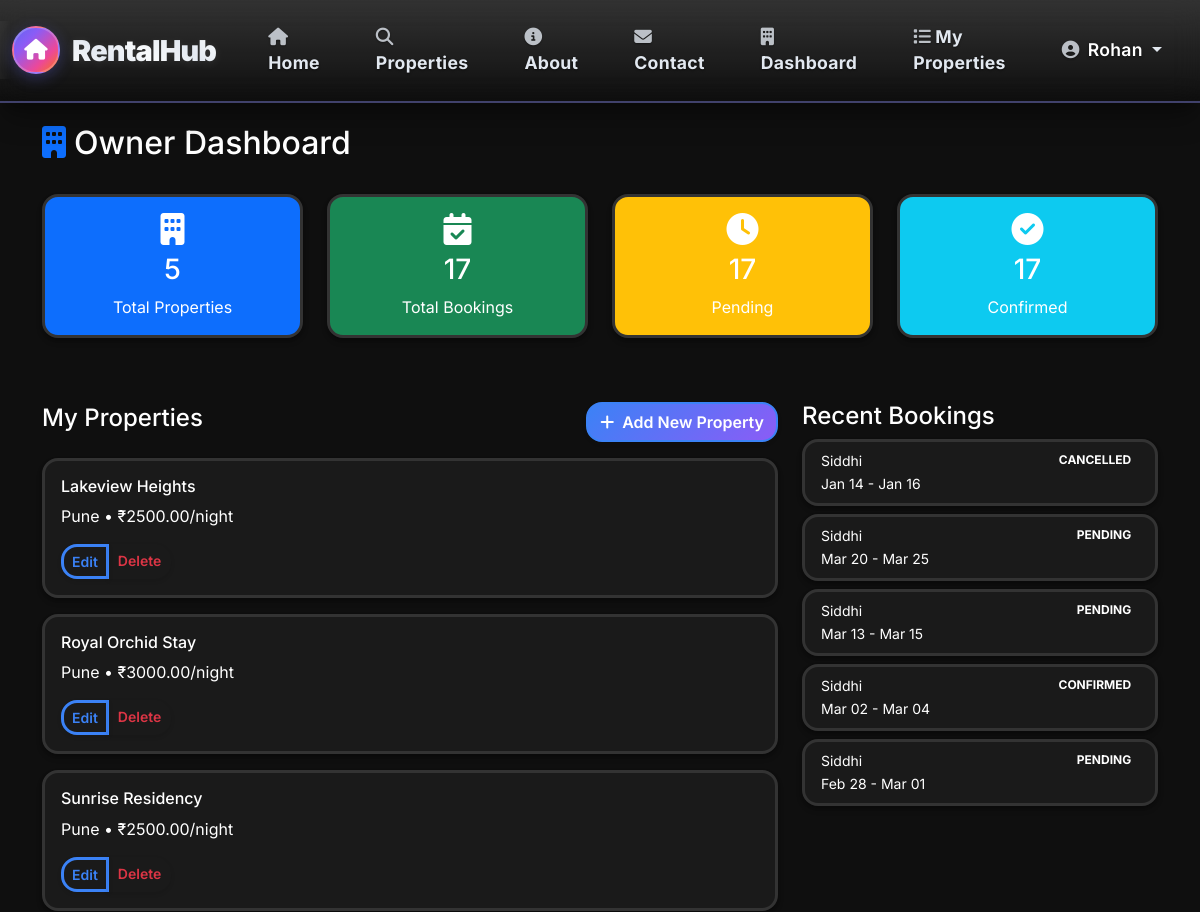
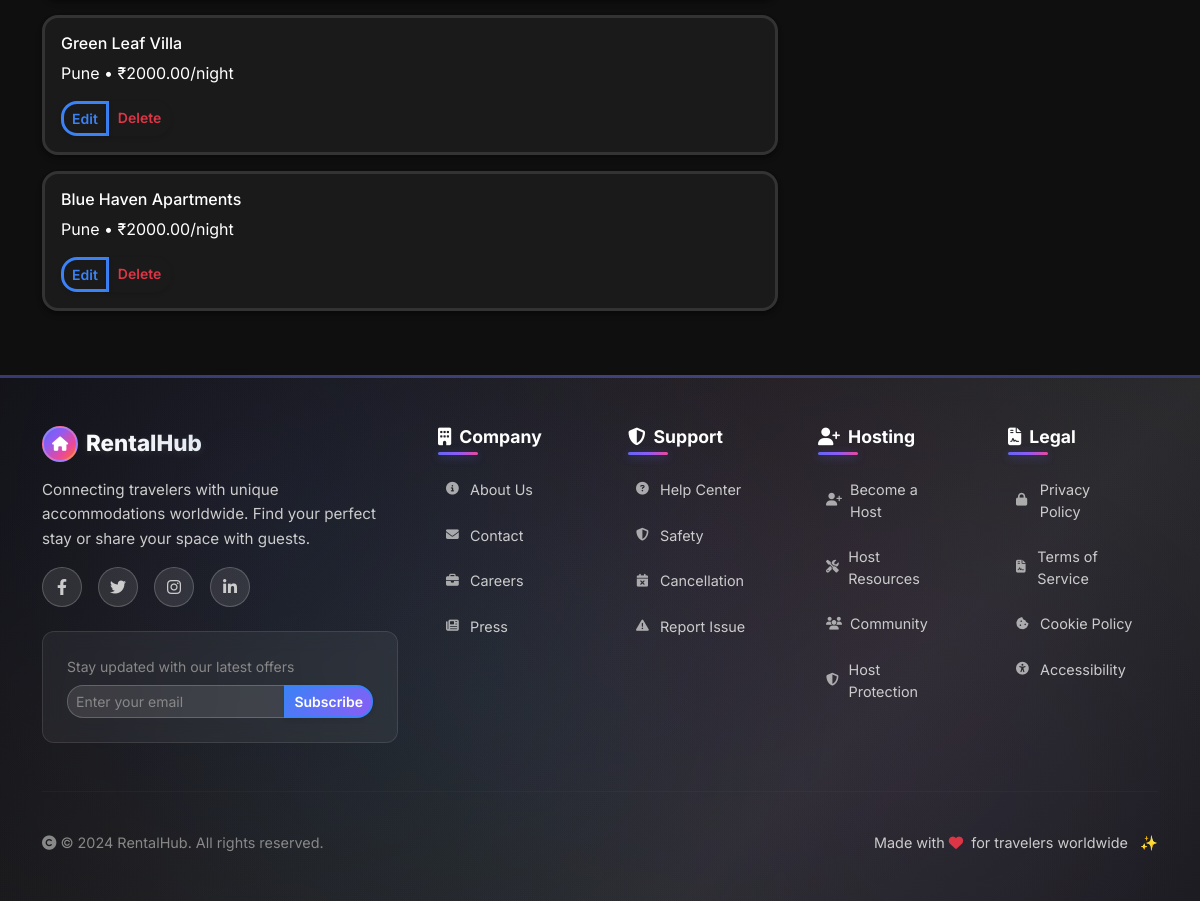
Screenshot of /accounts/dashboard/owner/ (signed in) with the database file from the repository (2 pictures, top to bottom).
### accounts/models.py (models this page shows)
class User(AbstractUser):
    ROLE_CHOICES = (
        ('ADMIN', 'Admin'),
        ('OWNER', 'Property Owner'),
        ('TRAVELLER', 'Traveller'),
    )
    role = models.CharField(max_length=10, choices=ROLE_CHOICES, default='TRAVELLER')
    def is_owner(self):
        return self.role == 'OWNER'
    def is_traveller(self):
        return self.role == 'TRAVELLER'
    def is_admin(self):
        return self.role == 'ADMIN' or self.is_superuser
    class Meta:
        ordering = ['-date_joined']

### listings/models.py (models this page shows, shortened)
class Property(models.Model):
    CATEGORY_CHOICES = (
        ('HOME', 'Home'),
        ('APARTMENT', 'Apartment'),
        ('BEACHFRONT', 'Beachfront'),
        ('MOUNTAIN', 'Mountain'),
        ('CABIN', 'Cabin'),
        ('VILLA', 'Villa'),
        ('OTHER', 'Other'),
    )
    owner = models.ForeignKey(User, on_delete=models.CASCADE, related_name='properties_owned')
    title = models.CharField(max_length=200)
    description = models.TextField()
    address = models.CharField(max_length=255)
    city = models.CharField(max_length=100)
    country = models.CharField(max_length=100, default='India')
    category = models.CharField(max_length=20, choices=CATEGORY_CHOICES, default='HOME')
    price_per_night = models.DecimalField(max_digits=8, decimal_places=2)
    max_guests = models.PositiveIntegerField(default=2)
    is_active = models.BooleanField(default=True)
    created_at = models.DateTimeField(auto_now_add=True)
    class Meta:
        ordering = ['-created_at']

### bookings/models.py (models this page shows, shortened)
class Booking(models.Model):
    STATUS_CHOICES = (
        ('PENDING', 'Pending'),
        ('CONFIRMED', 'Confirmed'),
        ('CANCELLED', 'Cancelled'),
    )
    property = models.ForeignKey('listings.Property', on_delete=models.CASCADE, related_name='bookings')
    traveller = models.ForeignKey(User, on_delete=models.CASCADE, related_name='bookings_made')
    check_in = models.DateField()
    check_out = models.DateField()
    guests = models.PositiveIntegerField()
    status = models.CharField(max_length=10, choices=STATUS_CHOICES, default='PENDING')
    created_at = models.DateTimeField(auto_now_add=True)
    class Meta:
        ordering = ['-created_at']

### accounts/views.py (the view)
# urls.py: path('dashboard/owner/', views.owner_dashboard, name='owner_dashboard'),
@login_required
@user_passes_test(owner_check)
def owner_dashboard(request):
    properties = Property.objects.filter(owner=request.user)
    bookings = Booking.objects.filter(property__owner=request.user).select_related('property', 'traveller')
    context = {
        'properties': properties,
        'bookings': bookings,
    }
    return render(request, 'accounts/owner_dashboard.html', context)

### accounts/views.py (called while the page is built)
def owner_check(user):
    return user.is_authenticated and user.is_owner()

### templates/accounts/owner_dashboard.html (shortened to what this page needs)
{% extends 'base.html' %}
{% block content %}
<div class="row mb-4">
    <div class="col-12">
        <h2><i class="fas fa-building text-primary me-2"></i>Owner Dashboard</h2>
    </div>
</div>
<div class="row mb-5">
    <div class="col-md-3 mb-3">
        <div class="card text-white bg-primary">
            <div class="card-body text-center">
                <i class="fas fa-building fa-2x mb-2"></i>
                <h3>{{ properties.count }}</h3>
                <p class="mb-0">Total Properties</p>
            </div>
        </div>
    </div>
    <div class="col-md-3 mb-3">
        <div class="card text-white bg-success">
            <div class="card-body text-center">
                <i class="fas fa-calendar-check fa-2x mb-2"></i>
                <h3>{{ bookings.count }}</h3>
                <p class="mb-0">Total Bookings</p>
            </div>
        </div>
    </div>
    <div class="col-md-3 mb-3">
        <div class="card text-white bg-warning">
            <div class="card-body text-center">
                <i class="fas fa-clock fa-2x mb-2"></i>
                <h3>{{ bookings|length }}</h3>
                <p class="mb-0">Pending</p>
            </div>
        </div>
    </div>
    <div class="col-md-3 mb-3">
        <div class="card text-white bg-info">
            <div class="card-body text-center">
                <i class="fas fa-check-circle fa-2x mb-2"></i>
                <h3>{{ bookings|length }}</h3>
                <p class="mb-0">Confirmed</p>
            </div>
        </div>
    </div>
</div>
<div class="row">
    <div class="col-md-8">
        <div class="d-flex justify-content-between align-items-center mb-3">
            <h4>My Properties</h4>
            <a href="{% url 'listings:property_create' %}" class="btn btn-primary">
                <i class="fas fa-plus me-2"></i>Add New Property
            </a>
        </div>
        {% for property in properties %}
        <div class="card mb-3">
            <div class="card-body">
                <h6 class="card-title">{{ property.title }}</h6>
                <p class="card-text">{{ property.city }} • ₹{{ property.price_per_night }}/night</p>
                <div class="btn-group">
                    <a href="{% url 'listings:property_update' property.pk %}" class="btn btn-sm btn-outline-primary">Edit</a>
                    <a href="{% url 'listings:property_delete' property.pk %}" class="btn btn-sm btn-outline-danger">Delete</a>
                </div>
            </div>
        </div>
        {% empty %}
        <div class="text-center py-5">
            <i class="fas fa-building fa-3x text-muted mb-3"></i>
            <h5>No properties yet</h5>
            <a href="{% url 'listings:property_create' %}" class="btn btn-primary">Add your first property</a>
        </div>
        {% endfor %}
    </div>
    <div class="col-md-4">
        <h4>Recent Bookings</h4>
        {% for booking in bookings|slice:":5" %}
        <div class="card mb-2">
            <div class="card-body py-2">
                <div class="d-flex justify-content-between">
                    <small>{{ booking.traveller.username }}</small>
                    <span class="badge bg-{{ booking.status|lower }}">{{ booking.status }}</span>
                </div>
                <small>{{ booking.check_in|date:"M d" }} - {{ booking.check_out|date:"M d" }}</small>
            </div>
        </div>
        {% empty %}
        <p class="text-muted">No bookings yet</p>
        {% endfor %}
    </div>
</div>
{% endblock %}

### templates/navbar.html (shortened to what this page needs)
<nav class="navbar navbar-expand-lg navbar-dark bg-gradient shadow-lg">
    <div class="container-fluid">
        <a class="navbar-brand fw-bold d-flex align-items-center" href="{% url 'home' %}">
            <div class="brand-icon-wrapper">
                <div class="brand-icon">
                    <i class="fas fa-home"></i>
                </div>
            </div>
            <span class="brand-text">RentalHub</span>
            <div class="brand-shine"></div>
        </a>
        <div class="collapse navbar-collapse" id="navbarNav">
            <ul class="navbar-nav me-auto">
                <li class="nav-item">
                    <a class="nav-link" href="{% url 'home' %}">
                        <i class="fas fa-home me-2"></i>Home
                    </a>
                </li>
                <li class="nav-item">
                    <a class="nav-link" href="{% url 'listings:property_list' %}">
                        <i class="fas fa-search me-2"></i>Properties
                    </a>
                </li>
                <li class="nav-item">
                    <a class="nav-link" href="{% url 'about' %}">
                        <i class="fas fa-info-circle me-2"></i>About
                    </a>
                </li>
                <li class="nav-item">
                    <a class="nav-link" href="{% url 'contact' %}">
                        <i class="fas fa-envelope me-2"></i>Contact
                    </a>
                </li>
                {% if user.is_authenticated %}
                    {% if user.is_owner %}
                        <li class="nav-item">
                            <a class="nav-link" href="{% url 'accounts:owner_dashboard' %}">
                                <i class="fas fa-building me-1"></i>Dashboard
                            </a>
                        </li>
                        <li class="nav-item">
                            <a class="nav-link" href="{% url 'listings:owner_property_list' %}">
                                <i class="fas fa-list me-1"></i>My Properties
                            </a>
                        </li>
                    {% endif %}
                {% endif %}
            </ul>
            <ul class="navbar-nav">
                {% if user.is_authenticated %}
                    <li class="nav-item dropdown">
                        <a class="nav-link dropdown-toggle user-dropdown" href="#" role="button" data-bs-toggle="dropdown">
                            <i class="fas fa-user-circle me-2"></i><span class="user-name">{{ user.username }}</span>
                        </a>
                    </li>
                {% endif %}
            </ul>
        </div>
    </div>
</nav>

### rows the page displays
User: username "Rohan"
Property: title "Lakeview Heights", city "Pune", price_per_night "2500.00"
Property: title "Royal Orchid Stay", city "Pune", price_per_night "3000.00"
Property: title "Sunrise Residency", city "Pune", price_per_night "2500.00"
Property: title "Green Leaf Villa", city "Pune", price_per_night "2000.00"
Property: title "Blue Haven Apartments", city "Pune", price_per_night "2000.00"
Booking: traveller.username "Siddhi", status "CANCELLED", check_in "Jan 14", check_out "Jan 16"
Booking: traveller.username "Siddhi", status "PENDING", check_in "Mar 20", check_out "Mar 25"
Booking: traveller.username "Siddhi", status "PENDING", check_in "Mar 13", check_out "Mar 15"
Booking: traveller.username "Siddhi", status "CONFIRMED", check_in "Mar 02", check_out "Mar 04"
Booking: traveller.username "Siddhi", status "PENDING", check_in "Feb 28", check_out "Mar 01"

### other values shown
{{ properties.count }} "5"
{{ bookings.count }} "17"
{{ bookings|length }} "17"
